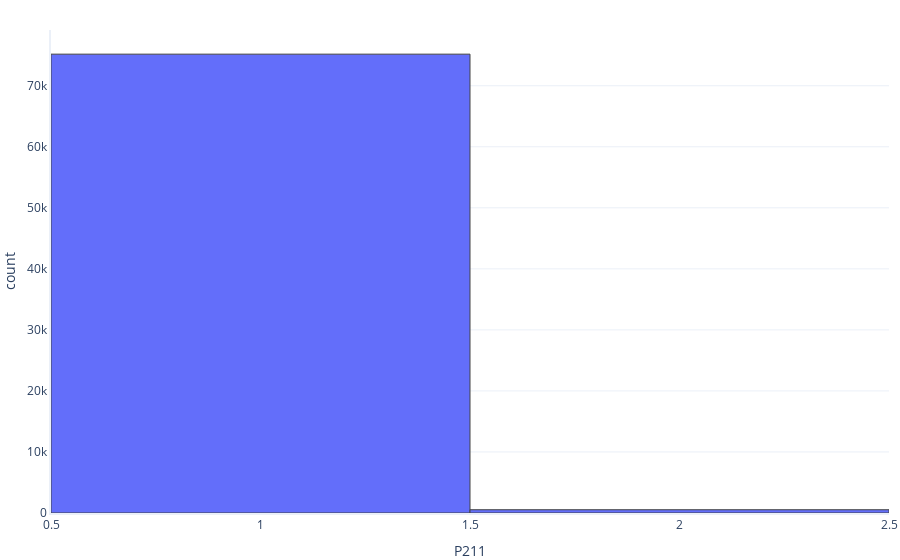

The cell this chart's notebook holds for it:
### Code cell
from tools_ml import recursos_graficos as rg 

rg.histogram(df=df1,label_x='P211')

### Figure 1 — Plotly figure (JSON) as saved in the notebook; plotly's stock layout.template omitted (floating-point values rounded to 4 significant figures; data arrays with more than 128 entries replaced by an {"elided": "..."} marker saying what was removed)
{"data": [{"alignmentgroup": "True", "bingroup": "x", "hovertemplate": "P211=%{x}<br>count=%{y}<extra></extra>", "legendgroup": "", "marker": {"color": "#636efa", "pattern": {"shape": ""}}, "name": "", "offsetgroup": "", "orientation": "v", "showlegend": false, "type": "histogram", "x": {"elided": "75710 int values"}, "xaxis": "x", "yaxis": "y"}], "layout": {"barmode": "relative", "legend": {"tracegroupgap": 0}, "xaxis": {"anchor": "y", "domain": [0, 1], "title": {"text": "P211"}}, "yaxis": {"anchor": "x", "domain": [0, 1], "title": {"text": "count"}}}}
